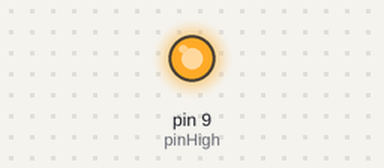
Bench run of a sketch on a simulated Arduino Uno, built with avr-gcc and run on an emulated ATmega328P. Parts: output pins drawn as LEDs (lit = HIGH).

Above: at 0.1 s.
Timing chart, 0 to 1.6 s (numbered marks = the images above):
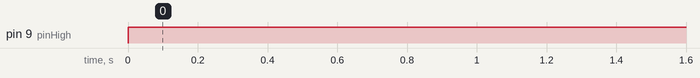

The sketch:

test_3v3_divider.ino
```cpp
/** @file */
/** Simple sketch that tests a voltage divider on pin 9
 *
 * @brief Test that the voltage divider correctly steps down the voltage to 3.3V from 5.
 */

int pinHigh = 9;

void setup() {
  // put your setup code here, to run once:
  pinMode(pinHigh,OUTPUT);
}

void loop() {
  // put your main code here, to run repeatedly:
  digitalWrite(pinHigh,HIGH);
}
```

Measured:
- by itself, pin 9 (pinHigh): LOW → HIGH at 0.00 s
